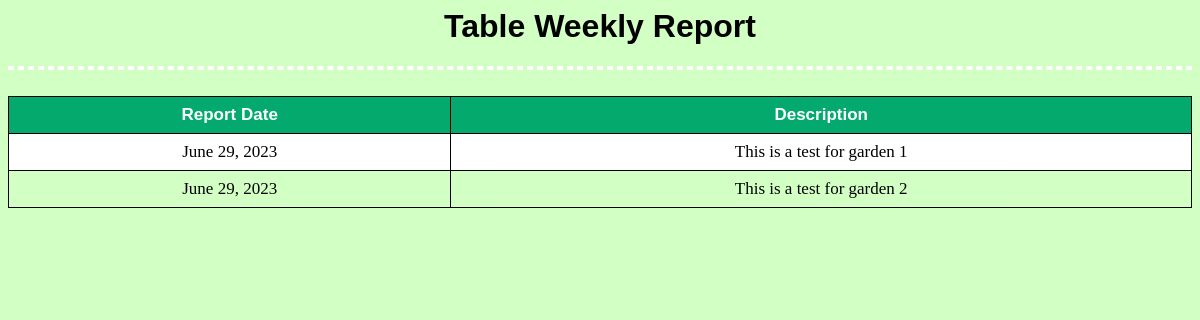
The page /weeklyreport/ on the database as committed earlier.
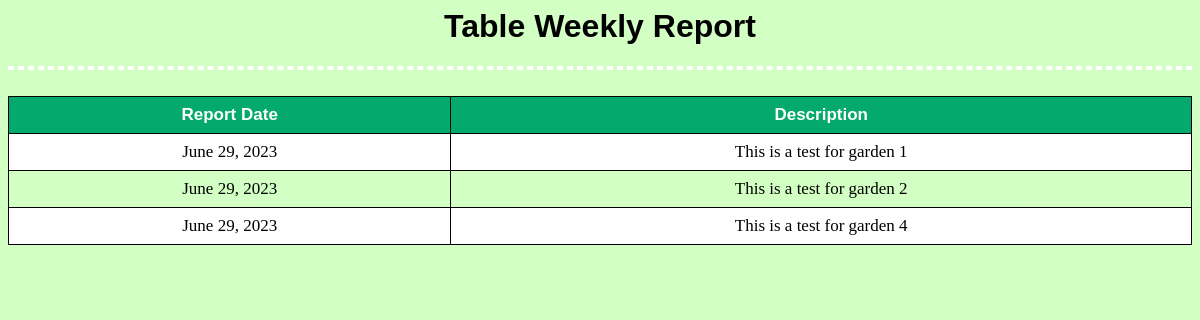
The same page on the database as committed later.
### garden/models.py (models this page shows)
class WeeklyReport(models.Model):
    garden = models.ForeignKey(Garden, on_delete = models.CASCADE)
    report_date = models.DateField()
    description = models.TextField()

### garden/views.py (the view)
# urls.py: path('weeklyreport/', views.weeklyReport),
def weeklyReport(request):
    all = WeeklyReport.objects.all()
    return render(request, 'weekly_report.html', {'reports' : all})

### templates/weekly_report.html (shortened to what this page needs)
{% load static %}
<html lang="en">
<head>
    <link rel="stylesheet" href="{% static 'style.css' %}">
</head>
<body>
    <h1> Table Weekly Report </h1>
    <hr>
    <br>
    <table>
        <tr>
          <th>Report Date</th>
          <th>Description</th>
        </tr>
	{% for report in reports %}
	<tr>
		<td> {{ report.report_date }} </td>
		<td> {{ report.description }} </td>
   	</tr>
	{% endfor %}
    </table>
</body>
</html>

Rows that differ between the two databases and show on the page:
added WeeklyReport: report_date "June 29, 2023", description "This is a test for garden 4"
